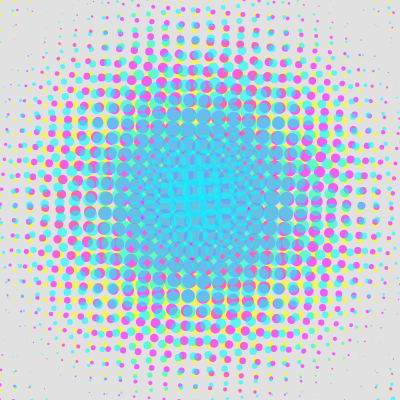
Frame 1 (no input)
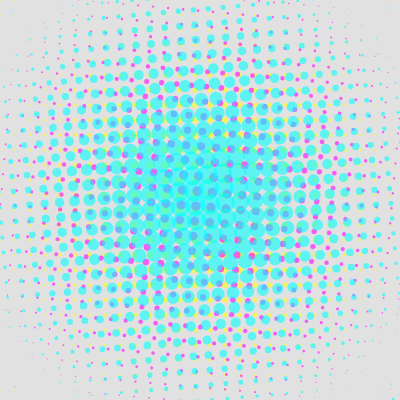
Frame 2 (the mouse pressed at the canvas centre, redrawn once)

The p5.js sketch that drew these frames (run headless with seeded random() and noise() and a simulated clock; the mouse was pressed at the canvas centre and the sketch redrawn once):

// p5.js sketch
// ── sketch.js
function setup() {
  createCanvas(400, 400);
  angleMode(DEGREES);
}

function draw() {
  background(225);

  fill(255, 255, 0, 150);
  halftone();
  translate(20, -20);
  rotate(5);
  fill(255, 0, 255, 150);

  halftone();
  rotate(-10);
  translate(-40, 30);
  fill(0, 255, 255, 150);
  halftone();

  noLoop();
}

function halftone() {
  let distort = random(3, 30);
  let distortMin = random(0, 2);
  for (let x = 0; x < width + 50; x += 15) {
    for (let y = 0; y < height + 50; y += 15) {
      let d = dist(x, y, width / 2, height / 2);
      let diam = map(d, 0, 230, distort, distortMin);
      noStroke();
      // fill (x_);
      ellipse(x, y, diam, diam);
    }
  }
}
